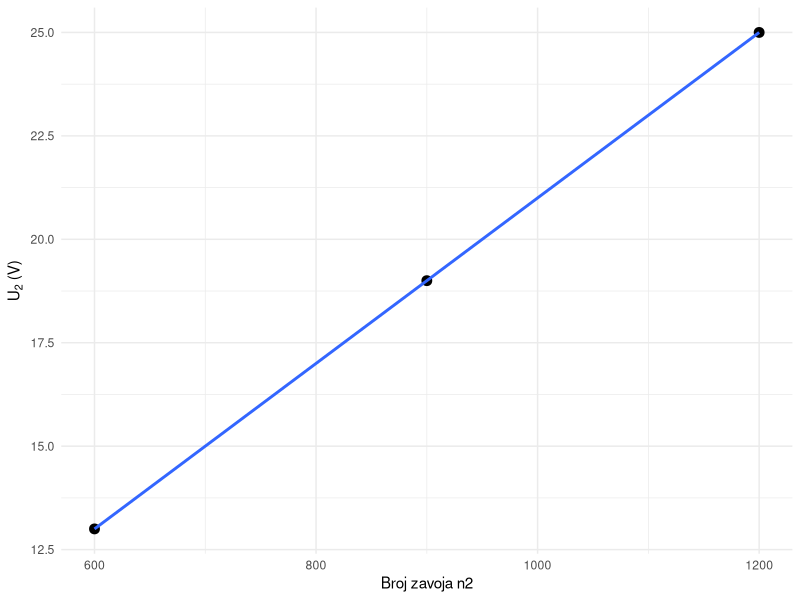
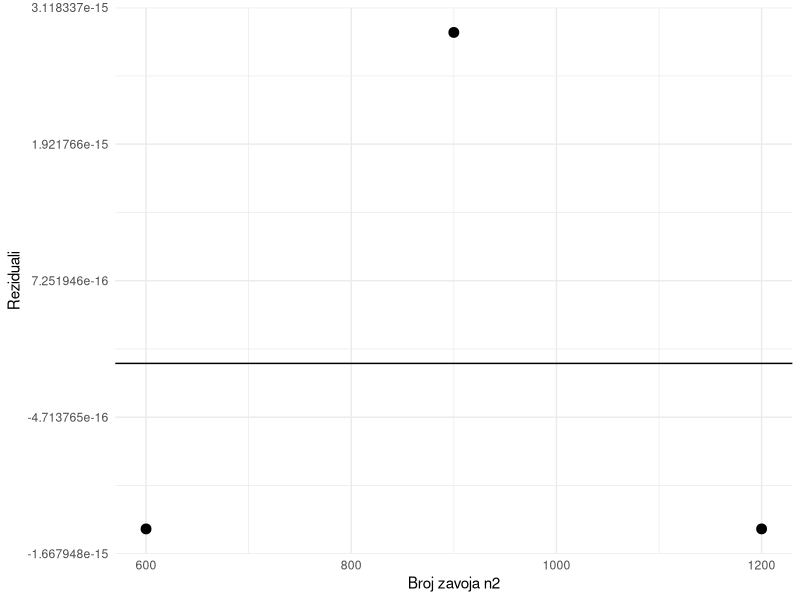

These charts were generated, in order, by the following R code:
library(ggplot2)

n2 <- c(600, 900, 1200)
U2 <- c(13, 19, 25)

df <- data.frame(n2, U2)

model <- lm(U2 ~ n2, data = df)

df$U2_fit <- fitted(model)
df$reziduali <- resid(model)

p1 <- ggplot(df, aes(n2, U2)) +
    geom_point(size = 3) +
    geom_smooth(method = "lm", se = FALSE) +
    labs(
        x = "Broj zavoja n2",
        y = expression(U[2] ~ "(V)")
    ) + theme_minimal()

print(p1)

p2 <- ggplot(df, aes(n2, reziduali)) +
    geom_point(size = 3) +
    geom_hline(yintercept = 0) +
    labs(
        x = "Broj zavoja n2",
        y = "Reziduali") + theme_minimal()

print(p2)
